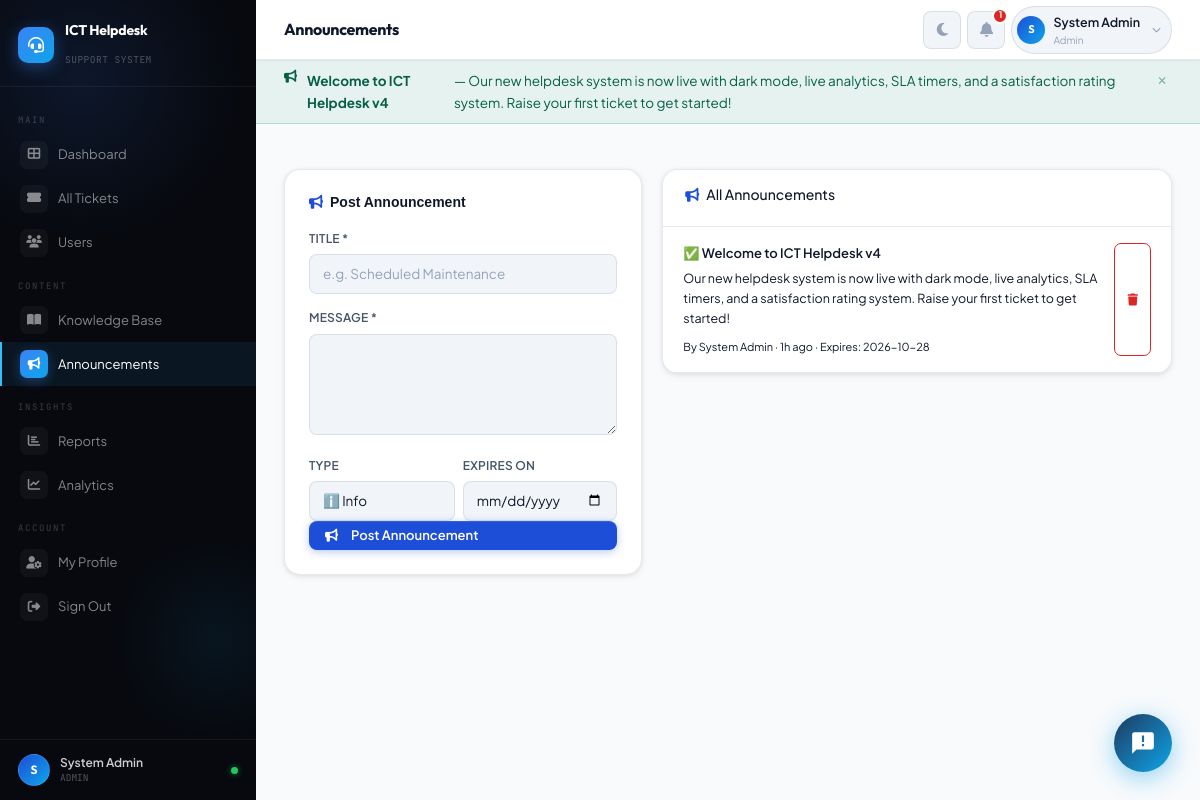
The app's page /announcements/manage.php (signed in) with its own data.
### tables this page shows
CREATE TABLE IF NOT EXISTS announcements (
    id INT AUTO_INCREMENT PRIMARY KEY,
    title VARCHAR(200) NOT NULL,
    message TEXT NOT NULL,
    type ENUM('info','warning','success','danger') DEFAULT 'info',
    admin_id INT,
    expires_at DATE,
    created_at TIMESTAMP DEFAULT CURRENT_TIMESTAMP,
    FOREIGN KEY (admin_id) REFERENCES users(id) ON DELETE SET NULL
);

CREATE TABLE IF NOT EXISTS users (
    id INT AUTO_INCREMENT PRIMARY KEY,
    full_name VARCHAR(100) NOT NULL,
    email VARCHAR(100) NOT NULL UNIQUE,
    password VARCHAR(255) NOT NULL,
    role ENUM('user','staff','admin') DEFAULT 'user',
    status ENUM('pending','active','suspended') DEFAULT 'active',
    department VARCHAR(100),
    phone VARCHAR(20),
    approved_by INT NULL,
    approved_at DATETIME NULL,
    created_at TIMESTAMP DEFAULT CURRENT_TIMESTAMP
);

### includes/auth.php (called while the page is built, shortened)
<?php
function currentUser() {
    return ['id'=>$_SESSION['user_id'],'name'=>$_SESSION['full_name'],'email'=>$_SESSION['email'],'role'=>$_SESSION['role']];
}

### includes/functions.php (called while the page is built, shortened)
<?php
function timeAgo(string $dt): string
{
    $d = time() - strtotime($dt);
    if ($d < 86400) return floor($d / 3600) . 'h ago';
    return floor($d / 86400) . 'd ago';
}
function getAnnouncements($conn): array
{
    $r = mysqli_query($conn,
        "SELECT a.*, u.full_name
           FROM announcements a
           LEFT JOIN users u ON a.admin_id = u.id
          WHERE (a.expires_at IS NULL OR a.expires_at >= CURDATE())
          ORDER BY a.created_at DESC
          LIMIT 5");
    return $r ? mysqli_fetch_all($r, MYSQLI_ASSOC) : [];
}

### announcements/manage.php (the view, shortened to what this page needs)
<?php
require_once '../includes/db.php';
require_once '../includes/auth.php';
require_once '../includes/functions.php';
$pageTitle = 'Announcements';
$result = mysqli_query($conn,"SELECT a.*, u.full_name FROM announcements a LEFT JOIN users u ON a.admin_id=u.id ORDER BY a.created_at DESC");
include '../includes/header.php';
?>
<div class="row g-4">
    <div class="col-lg-5">
        <div class="form-card animate-in">
            <h6 style="font-family:'Syne',sans-serif;font-weight:700;margin-bottom:18px;"><i class="fas fa-bullhorn me-2" style="color:var(--primary);"></i>Post Announcement</h6>
            <form method="POST">
                <div class="mb-3"><label class="form-label">Title *</label><input type="text" name="title" class="form-control" required placeholder="e.g. Scheduled Maintenance"></div>
                <div class="mb-3"><label class="form-label">Message *</label><textarea name="message" class="form-control" rows="4" required></textarea></div>
                <div class="row g-2 mb-4">
                    <div class="col"><label class="form-label">Type</label>
                        <select name="type" class="form-select">
                            <option value="info">ℹ️ Info</option><option value="warning">⚠️ Warning</option>
                        </select>
                    </div>
                    <div class="col"><label class="form-label">Expires On</label><input type="date" name="expires_at" class="form-control" min="<?= date('Y-m-d') ?>"></div>
                </div>
                <button type="submit" class="btn btn-primary w-100"><i class="fas fa-bullhorn me-2"></i>Post Announcement</button>
            </form>
        </div>
    </div>
    <div class="col-lg-7">
        <div class="table-card animate-in delay-1">
            <div class="table-card-header"><h6><i class="fas fa-bullhorn me-2" style="color:var(--primary);"></i>All Announcements</h6></div>
            <?php if (empty($announcements)): ?>
                <div style="text-align:center;padding:40px;color:var(--muted);font-size:13px;">No announcements yet.</div>
            <?php else: foreach ($announcements as $ann):
                $expired = ($ann['expires_at']&&strtotime($ann['expires_at'])<time());
                $icons = ['info'=>'ℹ️','warning'=>'⚠️','success'=>'✅','danger'=>'🚨'];
            ?>
            <div style="padding:16px 20px;border-bottom:1px solid var(--border);<?= $expired?'opacity:0.5;':'' ?>">
                <div style="display:flex;justify-content:space-between;gap:10px;">
                    <div style="flex:1;">
                        <div style="font-weight:600;font-size:13px;margin-bottom:4px;"><?= $icons[$ann['type']]??'ℹ️' ?> <?= htmlspecialchars($ann['title']) ?>
                        </div>
                        <p style="font-size:12.5px;color:var(--muted);margin:0 0 6px;"><?= htmlspecialchars($ann['message']) ?></p>
                        <span style="font-size:11px;color:var(--muted);">By <?= htmlspecialchars($ann['full_name']??'Admin') ?> · <?= timeAgo($ann['created_at']) ?><?php if($ann['expires_at']): ?> · Expires: <?= $ann['expires_at'] ?><?php endif; ?></span>
                    </div>
                    <a href="?delete=<?= $ann['id'] ?>" class="btn btn-sm btn-outline-danger" onclick="return confirm('Delete?')"><i class="fas fa-trash"></i></a>
                </div>
            </div>
            <?php endforeach; endif; ?>
        </div>
    </div>
</div>
<?php include '../includes/footer.php'; ?>

### includes/header.php (shortened to what this page needs)
<?php
$user     = currentUser();
$initial  = strtoupper(substr($user['name'], 0, 1));
$base     = '../';
$announcements = getAnnouncements($conn);
$pendingCount  = 0;
if ($user['role'] === 'admin') {
    $pr = mysqli_query($conn, "SELECT COUNT(*) as c FROM users WHERE status='pending'");
    $pendingCount = mysqli_fetch_assoc($pr)['c'] ?? 0;
}
$cp = basename($_SERVER['PHP_SELF']);
function isAct($pages, $dir = null) {
    global $cp;
    $match = in_array($cp, (array)$pages);
    if ($match && $dir !== null) {
        $match = strpos($_SERVER['PHP_SELF'], '/' . $dir . '/') !== false;
    }
    return $match ? 'active' : '';
}
?>
<!DOCTYPE html>
<html lang="en" data-theme="light">
<head>
<link rel="stylesheet" href="https://cdn.jsdelivr.net/npm/bootstrap@5.3.0/dist/css/bootstrap.min.css">
<link rel="stylesheet" href="https://cdnjs.cloudflare.com/ajax/libs/font-awesome/6.4.0/css/all.min.css">
<link rel="stylesheet" href="<?= $base ?>assets/css/style.css">
</head>
<body>
<aside class="sidebar" id="sidebar">
  <div class="sidebar-brand">
    <div class="brand-inner">
      <div class="brand-logo"><i class="fas fa-headset"></i></div>
      <div class="brand-text">
        <h4>ICT Helpdesk</h4>
        <span>SUPPORT SYSTEM</span>
      </div>
    </div>
  </div>
  <nav class="sidebar-nav">
    <ul class="list-style-none">
      <?php if ($user['role'] === 'admin'): ?>
        <li class="nav-group-label">Main</li>
        <li class="nav-item"><a href="<?=$base?>dashboard/admin.php" class="<?=isAct('admin.php','dashboard')?>"><span class="nav-icon-wrap"><i class="fas fa-th-large"></i></span><span class="nav-label-text">Dashboard</span></a></li>
        <li class="nav-item"><a href="<?=$base?>tickets/manage.php"  class="<?=isAct('manage.php','tickets')?>"><span class="nav-icon-wrap"><i class="fas fa-ticket-alt"></i></span><span class="nav-label-text">All Tickets</span></a></li>
        <li class="nav-item"><a href="<?=$base?>admin/users.php" class="<?=isAct('users.php','admin')?>"><span class="nav-icon-wrap"><i class="fas fa-users"></i></span><span class="nav-label-text">Users</span><?php if($pendingCount>0):?><span class="nav-pill"><?=$pendingCount?></span><?php endif;?></a></li>
        <li class="nav-group-label">Content</li>
        <li class="nav-item"><a href="<?=$base?>knowledge/manage.php" class="<?=isAct('manage.php','knowledge')?>"><span class="nav-icon-wrap"><i class="fas fa-book-open"></i></span><span class="nav-label-text">Knowledge Base</span></a></li>
        <li class="nav-item"><a href="<?=$base?>announcements/manage.php" class="<?=isAct('manage.php','announcements')?>"><span class="nav-icon-wrap"><i class="fas fa-bullhorn"></i></span><span class="nav-label-text">Announcements</span></a></li>
        <li class="nav-group-label">Insights</li>
        <li class="nav-item"><a href="<?=$base?>reports/summary.php"   class="<?=isAct('summary.php','reports')?>"><span class="nav-icon-wrap"><i class="fas fa-chart-bar"></i></span><span class="nav-label-text">Reports</span></a></li>
        <li class="nav-item"><a href="<?=$base?>reports/analytics.php" class="<?=isAct('analytics.php','reports')?>"><span class="nav-icon-wrap"><i class="fas fa-chart-line"></i></span><span class="nav-label-text">Analytics</span></a></li>
      <?php endif; ?>
      <li class="nav-group-label">Account</li>
      <li class="nav-item"><a href="<?=$base?>profile/index.php" class="<?=isAct('index.php','profile')?>"><span class="nav-icon-wrap"><i class="fas fa-user-cog"></i></span><span class="nav-label-text">My Profile</span></a></li>
      <li class="nav-item"><a href="<?=$base?>logout.php"><span class="nav-icon-wrap"><i class="fas fa-sign-out-alt"></i></span><span class="nav-label-text">Sign Out</span></a></li>
    </ul>
  </nav>
  <div class="sidebar-footer">
    <div class="footer-user">
      <div class="footer-avatar"><?= $initial ?></div>
      <div class="footer-info">
        <div class="fn"><?= htmlspecialchars($user['name']) ?></div>
        <div class="fr"><?= strtoupper($user['role']) ?></div>
      </div>
      <div class="footer-online" title="Online"></div>
    </div>
  </div>
</aside>
<div class="main-content" id="main-content">
  <header class="topbar">
    <div class="topbar-left">
      <span class="topbar-page-title"><?= htmlspecialchars($pageTitle ?? 'Dashboard') ?></span>
    </div>
    <div class="topbar-right">
      <button class="theme-btn" id="theme-toggle" title="Toggle dark mode">
        <i class="fas fa-moon" id="theme-icon"></i>
      </button>
      <?php if (!empty($announcements) || $pendingCount > 0): ?>
      <div class="dropdown">
        <button class="notif-btn" onclick="this.nextElementSibling.classList.toggle('show')">
          <i class="fas fa-bell"></i>
          <span class="notif-count"><?= count($announcements) + $pendingCount ?></span>
        </button>
      </div>
      <?php endif; ?>
      <div class="dropdown">
        <a class="user-chip" onclick="this.nextElementSibling.classList.toggle('show')" href="#">
          <div class="topbar-avatar"><?= $initial ?></div>
          <div>
            <div class="chip-name"><?= htmlspecialchars($user['name']) ?></div>
            <div class="chip-role"><?= ucfirst($user['role']) ?></div>
          </div>
          <i class="fas fa-chevron-down" style="font-size:9px;color:var(--text-muted);margin-left:4px;"></i>
        </a>
      </div>
    </div>
  </header>
  <?php if (!empty($announcements)): $ann = $announcements[0]; ?>
  <div class="alert alert-<?= $ann['type'] ?>" style="border-radius:0;border-left:none;border-right:none;border-top:none;margin:0;padding:10px 28px;">
    <i class="fas fa-bullhorn" style="font-size:13px;"></i>
    <strong><?= htmlspecialchars($ann['title']) ?></strong> — <?= htmlspecialchars($ann['message']) ?>
    <button class="btn-close" onclick="this.closest('.alert').remove()">×</button>
  </div>
  <?php endif; ?>
  <main class="content-area">

### records on screen
announcements: admin.full_name "S", admin.full_name "System Admin", title "Welcome to ICT Helpdesk v4", message "Our new helpdesk system is now live with dark mode, live analytics, SLA timers, and a satisfaction rating system. Raise your first ticket to get started!", type "✅", created_at "1h ago", expires_at "2026-10-28"

### other values on screen
$user['role'] "ADMIN"
$pageTitle "Announcements"
count($announcements) + $pendingCount "1"
$user['role'] "Admin"
